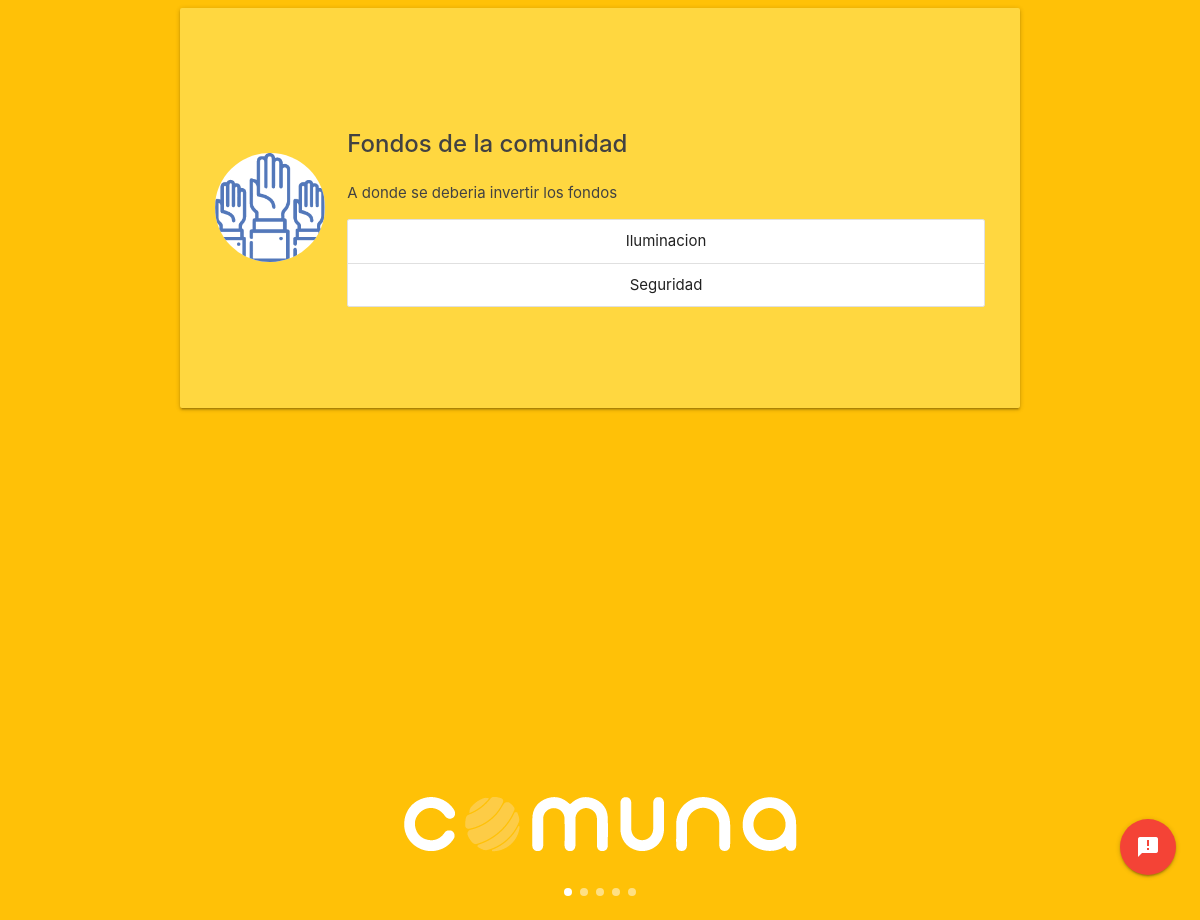
The page / on the database its author committed.
### tables this page shows
CREATE TABLE `Publicacion` (
  `publicacionID` int(6) UNSIGNED NOT NULL,
  `tipo` enum('votacion','anuncio','evento','resultado') NOT NULL DEFAULT 'anuncio',
  `contenido` varchar(65) NOT NULL,
  `propietarioID` int(6) UNSIGNED NOT NULL,
  `fechaINI` timestamp NOT NULL DEFAULT CURRENT_TIMESTAMP,
  `fechaFIN` timestamp NOT NULL DEFAULT CURRENT_TIMESTAMP,
  `opc1` varchar(25) DEFAULT NULL,
  `opc2` varchar(25) DEFAULT NULL,
  `opc3` varchar(25) DEFAULT NULL,
  `titulo` varchar(25) DEFAULT NULL,
  `hora` int(2) DEFAULT NULL,
  `minuto` int(2) DEFAULT NULL
);

### index.php (the view, shortened to what this page needs)
<html>
<head>
  <?php require 'kiosco_materialize.php'; ?>
</head>
<body>
<div class="fixed-action-btn direction-top" style="bottom: 45px; right: 24px;">
          <a class="btn-floating btn-large red">
            <i onclick="toggle()" class="material-icons">announcement</i>
          </a>
</div>
        <div id='anuncios' style="display:block; height:0vh;" class="carousel carousel-slider center">
          <div class="carousel-fixed-item center">
            <img src="img/comuna_sm.png" alt=""  class="responsive">
          </div>
          <?php
            $colors = ['amber', 'red', 'green','blue','purple'];
            $c=0;
            require 'kiosco_conectar_bdd.php';
            $sql = "SELECT * FROM Publicacion ORDER BY publicacionID DESC LIMIT 5" ;
            $q1 = mysqli_query($conexion, $sql);
            if(mysqli_num_rows($q1)!=0){
              while($d=mysqli_fetch_assoc($q1)){
        ?>
           <div class="carousel-item <?php echo $colors[$c];?>" href="#one!">
             <div class="container">
                  <div class="row">
                    <div class="card-panel valign-wrapper <?php echo $colors[$c]; $c++;?> accent-2">
                      <div class=" col s2">
                        <img style="background-color:white" src=
                         <?php if ($d['tipo']=='votacion') echo "'img/manos.png'"; ?>
                         <?php if ($d['tipo']=='evento') echo "'img/planes.png'"; ?>
                         <?php if ($d['tipo']=='anuncio') echo "'img/anuncio.png'"; ?>
                        alt="" class="circle responsive-img">
                      </div>
                      <div class="col s10">
                        <h2 class="grey-text text-darken-3  left-align"><?php echo $d['titulo'];?></h2>
                        <p class='grey-text text-darken-3  flow-text left-align' class=""><?php echo $d['contenido']; ?></p>
                        <?php if ($d['tipo']=='votacion') {
                          echo "<ul class='collection'>";
                          echo "<li class='collection-item'>".$d['opc1']."</li>";
                          echo "<li class='collection-item'>".$d['opc2']."</li>";
                          echo "</ul>";
                        } ?>
                      </div>
                    </div>
                  </div>
              </div>
           </div>
         <?php
       }
     }
    ?>
         </div>
</body>
</html>

### css/style.css (style rules this page uses)
header, main, footer, { padding-left: 300px; }
body { background: #f5f5f5; }
.container { margin-top: 30px; width: 800px; height: 600px; }
.material-icons { font-family: 'Material Icons'; font-weight: normal; font-style: normal; font-size: 24px; display: inline-block; line-height: 1; text-transform: none; letter-spacing: normal; word-wrap: normal; white-space: nowrap; direction: ltr; -webkit-font-smoothing: antialiased; text-rendering: optimizeLegibility; -moz-osx-font-smoothing: grayscale; font-feature-settings: 'liga'; }

### index.php (style rules this page uses)
body { background: #f5f5f5; }
.container { margin-top: 30px; width: 800px; height: 600px; }
.card-panel { min-width: 50vh; min-height: 50vh; }

### rows shown on the page
publicacion: titulo "Fondos de la comunidad", contenido "A donde se deberia invertir los fondos", opc1 "Iluminacion", opc2 "Seguridad"
